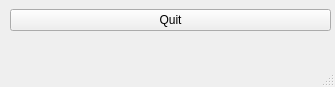
<?xml version="1.0" encoding="UTF-8"?>
<ui version="4.0">
 <class>MainWindow</class>
 <widget class="QMainWindow" name="MainWindow">
  <property name="geometry">
   <rect>
    <x>0</x>
    <y>0</y>
    <width>335</width>
    <height>87</height>
   </rect>
  </property>
  <property name="windowTitle">
   <string>MainWindow</string>
  </property>
  <widget class="QWidget" name="centralwidget">
   <widget class="QWidget" name="verticalLayoutWidget">
    <property name="geometry">
     <rect>
      <x>10</x>
      <y>0</y>
      <width>321</width>
      <height>41</height>
     </rect>
    </property>
    <layout class="QVBoxLayout" name="verticalLayout">
     <item>
      <widget class="QPushButton" name="pushButton">
       <property name="text">
        <string>Quit</string>
       </property>
      </widget>
     </item>
    </layout>
   </widget>
  </widget>
  <widget class="QMenuBar" name="menubar">
   <property name="geometry">
    <rect>
     <x>0</x>
     <y>0</y>
     <width>335</width>
     <height>21</height>
    </rect>
   </property>
  </widget>
  <widget class="QStatusBar" name="statusbar"/>
 </widget>
 <resources/>
 <connections/>
</ui>
